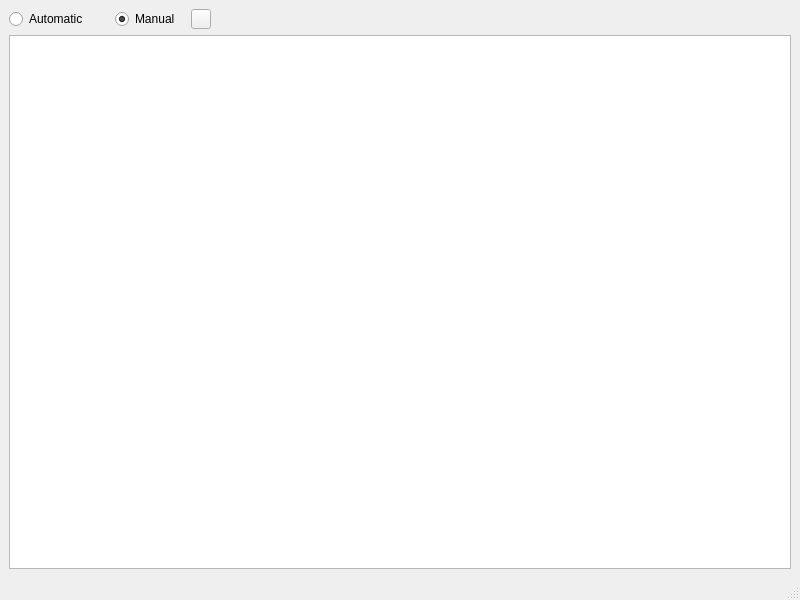
<?xml version="1.0" encoding="UTF-8"?>
<ui version="4.0">
 <class>MainWindow</class>
 <widget class="QMainWindow" name="MainWindow">
  <property name="geometry">
   <rect>
    <x>0</x>
    <y>0</y>
    <width>800</width>
    <height>600</height>
   </rect>
  </property>
  <property name="windowTitle">
   <string>Tableaux Prover</string>
  </property>
  <widget class="QWidget" name="centralwidget">
   <layout class="QVBoxLayout" name="verticalLayout_2">
    <item>
     <layout class="QHBoxLayout" name="horizontalLayout">
      <property name="sizeConstraint">
       <enum>QLayout::SetDefaultConstraint</enum>
      </property>
      <item>
       <widget class="QRadioButton" name="automatic_radio_btn">
        <property name="minimumSize">
         <size>
          <width>100</width>
          <height>0</height>
         </size>
        </property>
        <property name="text">
         <string>Automatic</string>
        </property>
        <property name="checked">
         <bool>false</bool>
        </property>
       </widget>
      </item>
      <item>
       <widget class="QRadioButton" name="manual_radio_btn">
        <property name="minimumSize">
         <size>
          <width>70</width>
          <height>0</height>
         </size>
        </property>
        <property name="text">
         <string>Manual</string>
        </property>
        <property name="checked">
         <bool>true</bool>
        </property>
       </widget>
      </item>
      <item>
       <widget class="QPushButton" name="pushButton">
        <property name="minimumSize">
         <size>
          <width>20</width>
          <height>20</height>
         </size>
        </property>
        <property name="maximumSize">
         <size>
          <width>20</width>
          <height>20</height>
         </size>
        </property>
        <property name="toolTip">
         <string>Show difference between Automatic and Manual.</string>
        </property>
        <property name="styleSheet">
         <string notr="true">QPushButton {
    border-image: url(help.svg) 5 5 5 5 stretch stretch;
    background-repeat: no-repeat;
}

QPushButton:hover {
    border-image: url(help_hovered.png);
    background-repeat: no-repeat;
}</string>
        </property>
        <property name="text">
         <string/>
        </property>
        <property name="autoDefault">
         <bool>false</bool>
        </property>
        <property name="default">
         <bool>false</bool>
        </property>
        <property name="flat">
         <bool>false</bool>
        </property>
       </widget>
      </item>
      <item>
       <spacer name="horizontalSpacer">
        <property name="orientation">
         <enum>Qt::Horizontal</enum>
        </property>
        <property name="sizeHint" stdset="0">
         <size>
          <width>40</width>
          <height>20</height>
         </size>
        </property>
       </spacer>
      </item>
     </layout>
    </item>
    <item>
     <widget class="QScrollArea" name="scrollArea">
      <property name="minimumSize">
       <size>
        <width>0</width>
        <height>0</height>
       </size>
      </property>
      <property name="toolTip">
       <string/>
      </property>
      <property name="sizeAdjustPolicy">
       <enum>QAbstractScrollArea::AdjustToContents</enum>
      </property>
      <property name="widgetResizable">
       <bool>true</bool>
      </property>
      <widget class="QWidget" name="scrollAreaWidgetContents">
       <property name="geometry">
        <rect>
         <x>0</x>
         <y>0</y>
         <width>755</width>
         <height>500</height>
        </rect>
       </property>
       <property name="minimumSize">
        <size>
         <width>500</width>
         <height>500</height>
        </size>
       </property>
       <property name="styleSheet">
        <string notr="true">#scrollAreaWidgetContents {
	background-color: rgb(255, 255, 255);
}</string>
       </property>
      </widget>
     </widget>
    </item>
   </layout>
  </widget>
  <widget class="QMenuBar" name="menubar">
   <property name="geometry">
    <rect>
     <x>0</x>
     <y>0</y>
     <width>800</width>
     <height>26</height>
    </rect>
   </property>
  </widget>
  <widget class="QStatusBar" name="statusbar"/>
 </widget>
 <resources/>
 <connections/>
</ui>
